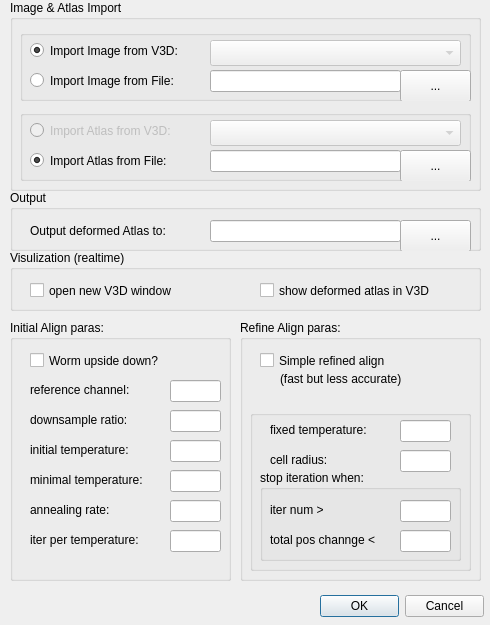
<?xml version="1.0" encoding="UTF-8"?>
<ui version="4.0">
 <class>ParaDialog</class>
 <widget class="QDialog" name="ParaDialog">
  <property name="enabled">
   <bool>true</bool>
  </property>
  <property name="geometry">
   <rect>
    <x>0</x>
    <y>0</y>
    <width>490</width>
    <height>625</height>
   </rect>
  </property>
  <property name="windowTitle">
   <string>Atlas Guided C.elegans Cell Annotation</string>
  </property>
  <widget class="QDialogButtonBox" name="buttonBox">
   <property name="geometry">
    <rect>
     <x>320</x>
     <y>590</y>
     <width>164</width>
     <height>32</height>
    </rect>
   </property>
   <property name="layoutDirection">
    <enum>Qt::LeftToRight</enum>
   </property>
   <property name="orientation">
    <enum>Qt::Horizontal</enum>
   </property>
   <property name="standardButtons">
    <set>QDialogButtonBox::Cancel|QDialogButtonBox::Ok</set>
   </property>
  </widget>
  <widget class="QGroupBox" name="groupBox">
   <property name="geometry">
    <rect>
     <x>20</x>
     <y>30</y>
     <width>451</width>
     <height>71</height>
    </rect>
   </property>
   <property name="title">
    <string/>
   </property>
   <widget class="QRadioButton" name="radioButton_imgv3d">
    <property name="geometry">
     <rect>
      <x>10</x>
      <y>10</y>
      <width>191</width>
      <height>21</height>
     </rect>
    </property>
    <property name="text">
     <string>Import Image from V3D:</string>
    </property>
    <property name="checked">
     <bool>true</bool>
    </property>
   </widget>
   <widget class="QRadioButton" name="radioButton_imgfile">
    <property name="geometry">
     <rect>
      <x>10</x>
      <y>40</y>
      <width>175</width>
      <height>21</height>
     </rect>
    </property>
    <property name="text">
     <string>Import Image from File:</string>
    </property>
    <property name="checked">
     <bool>false</bool>
    </property>
   </widget>
   <widget class="QLineEdit" name="lineEdit_imfile">
    <property name="geometry">
     <rect>
      <x>190</x>
      <y>40</y>
      <width>191</width>
      <height>22</height>
     </rect>
    </property>
   </widget>
   <widget class="QComboBox" name="comboBox_imgv3d">
    <property name="enabled">
     <bool>false</bool>
    </property>
    <property name="geometry">
     <rect>
      <x>190</x>
      <y>10</y>
      <width>251</width>
      <height>26</height>
     </rect>
    </property>
   </widget>
   <widget class="QPushButton" name="pushButton_imgfile">
    <property name="geometry">
     <rect>
      <x>380</x>
      <y>40</y>
      <width>71</width>
      <height>32</height>
     </rect>
    </property>
    <property name="text">
     <string>...</string>
    </property>
   </widget>
  </widget>
  <widget class="QGroupBox" name="groupBox_2">
   <property name="geometry">
    <rect>
     <x>20</x>
     <y>110</y>
     <width>451</width>
     <height>71</height>
    </rect>
   </property>
   <property name="title">
    <string/>
   </property>
   <widget class="QRadioButton" name="radioButton_atlasv3d">
    <property name="enabled">
     <bool>false</bool>
    </property>
    <property name="geometry">
     <rect>
      <x>10</x>
      <y>10</y>
      <width>191</width>
      <height>21</height>
     </rect>
    </property>
    <property name="text">
     <string>Import Atlas from V3D:</string>
    </property>
   </widget>
   <widget class="QRadioButton" name="radioButton_atlasfile">
    <property name="geometry">
     <rect>
      <x>10</x>
      <y>40</y>
      <width>175</width>
      <height>21</height>
     </rect>
    </property>
    <property name="text">
     <string>Import Atlas from File:</string>
    </property>
    <property name="checked">
     <bool>true</bool>
    </property>
   </widget>
   <widget class="QLineEdit" name="lineEdit_atlasfile">
    <property name="geometry">
     <rect>
      <x>190</x>
      <y>40</y>
      <width>191</width>
      <height>22</height>
     </rect>
    </property>
   </widget>
   <widget class="QComboBox" name="comboBox_atlasv3d">
    <property name="enabled">
     <bool>false</bool>
    </property>
    <property name="geometry">
     <rect>
      <x>190</x>
      <y>10</y>
      <width>251</width>
      <height>26</height>
     </rect>
    </property>
   </widget>
   <widget class="QPushButton" name="pushButton_atlasfile">
    <property name="geometry">
     <rect>
      <x>380</x>
      <y>40</y>
      <width>71</width>
      <height>32</height>
     </rect>
    </property>
    <property name="text">
     <string>...</string>
    </property>
   </widget>
  </widget>
  <widget class="QGroupBox" name="groupBox_3">
   <property name="geometry">
    <rect>
     <x>10</x>
     <y>0</y>
     <width>471</width>
     <height>191</height>
    </rect>
   </property>
   <property name="title">
    <string>Image &amp;&amp; Atlas Import</string>
   </property>
  </widget>
  <widget class="QGroupBox" name="groupBox_4">
   <property name="geometry">
    <rect>
     <x>10</x>
     <y>320</y>
     <width>221</width>
     <height>261</height>
    </rect>
   </property>
   <property name="title">
    <string>Initial Align paras:</string>
   </property>
   <widget class="QCheckBox" name="checkBox_wormupsidedown">
    <property name="geometry">
     <rect>
      <x>20</x>
      <y>30</y>
      <width>171</width>
      <height>21</height>
     </rect>
    </property>
    <property name="text">
     <string>Worm upside down?</string>
    </property>
   </widget>
   <widget class="QLineEdit" name="lineEdit_refchannel">
    <property name="geometry">
     <rect>
      <x>160</x>
      <y>60</y>
      <width>51</width>
      <height>22</height>
     </rect>
    </property>
   </widget>
   <widget class="QLabel" name="label_refchannel">
    <property name="geometry">
     <rect>
      <x>20</x>
      <y>60</y>
      <width>131</width>
      <height>20</height>
     </rect>
    </property>
    <property name="text">
     <string>reference channel:</string>
    </property>
   </widget>
   <widget class="QLabel" name="label_downsampleratio">
    <property name="geometry">
     <rect>
      <x>20</x>
      <y>90</y>
      <width>131</width>
      <height>20</height>
     </rect>
    </property>
    <property name="text">
     <string>downsample ratio:</string>
    </property>
   </widget>
   <widget class="QLabel" name="label_temperature_ini">
    <property name="geometry">
     <rect>
      <x>20</x>
      <y>120</y>
      <width>131</width>
      <height>20</height>
     </rect>
    </property>
    <property name="text">
     <string>initial temperature:</string>
    </property>
   </widget>
   <widget class="QLabel" name="label_temperature_min">
    <property name="geometry">
     <rect>
      <x>20</x>
      <y>150</y>
      <width>141</width>
      <height>20</height>
     </rect>
    </property>
    <property name="text">
     <string>minimal temperature:</string>
    </property>
   </widget>
   <widget class="QLabel" name="label_annealingrate">
    <property name="geometry">
     <rect>
      <x>20</x>
      <y>180</y>
      <width>131</width>
      <height>20</height>
     </rect>
    </property>
    <property name="text">
     <string>annealing rate:</string>
    </property>
   </widget>
   <widget class="QLabel" name="label_iter_pertemp">
    <property name="geometry">
     <rect>
      <x>20</x>
      <y>210</y>
      <width>141</width>
      <height>20</height>
     </rect>
    </property>
    <property name="text">
     <string>iter per temperature:</string>
    </property>
   </widget>
   <widget class="QLineEdit" name="lineEdit_downsampleratio">
    <property name="geometry">
     <rect>
      <x>160</x>
      <y>90</y>
      <width>51</width>
      <height>22</height>
     </rect>
    </property>
   </widget>
   <widget class="QLineEdit" name="lineEdit_temp_ini">
    <property name="geometry">
     <rect>
      <x>160</x>
      <y>120</y>
      <width>51</width>
      <height>22</height>
     </rect>
    </property>
   </widget>
   <widget class="QLineEdit" name="lineEdit_temp_min">
    <property name="geometry">
     <rect>
      <x>160</x>
      <y>150</y>
      <width>51</width>
      <height>22</height>
     </rect>
    </property>
   </widget>
   <widget class="QLineEdit" name="lineEdit_annealingrate">
    <property name="geometry">
     <rect>
      <x>160</x>
      <y>180</y>
      <width>51</width>
      <height>22</height>
     </rect>
    </property>
   </widget>
   <widget class="QLineEdit" name="lineEdit_niter_pertemp">
    <property name="geometry">
     <rect>
      <x>160</x>
      <y>210</y>
      <width>51</width>
      <height>22</height>
     </rect>
    </property>
   </widget>
  </widget>
  <widget class="QGroupBox" name="groupBox_5">
   <property name="geometry">
    <rect>
     <x>240</x>
     <y>320</y>
     <width>241</width>
     <height>261</height>
    </rect>
   </property>
   <property name="title">
    <string>Refine Align paras:</string>
   </property>
   <widget class="QCheckBox" name="checkBox_refinealign_simple">
    <property name="geometry">
     <rect>
      <x>20</x>
      <y>30</y>
      <width>201</width>
      <height>21</height>
     </rect>
    </property>
    <property name="text">
     <string>Simple refined align</string>
    </property>
   </widget>
   <widget class="QGroupBox" name="groupBox_7">
    <property name="geometry">
     <rect>
      <x>10</x>
      <y>90</y>
      <width>221</width>
      <height>161</height>
     </rect>
    </property>
    <property name="title">
     <string/>
    </property>
    <widget class="QGroupBox" name="groupBox_6">
     <property name="geometry">
      <rect>
       <x>10</x>
       <y>60</y>
       <width>201</width>
       <height>91</height>
      </rect>
     </property>
     <property name="title">
      <string>stop iteration when:</string>
     </property>
     <widget class="QLabel" name="label_9">
      <property name="geometry">
       <rect>
        <x>10</x>
        <y>30</y>
        <width>91</width>
        <height>20</height>
       </rect>
      </property>
      <property name="text">
       <string>iter num &gt; </string>
      </property>
     </widget>
     <widget class="QLineEdit" name="lineEdit_ref_maxiter">
      <property name="geometry">
       <rect>
        <x>140</x>
        <y>30</y>
        <width>51</width>
        <height>22</height>
       </rect>
      </property>
     </widget>
     <widget class="QLineEdit" name="lineEdit_ref_minposchange">
      <property name="geometry">
       <rect>
        <x>140</x>
        <y>60</y>
        <width>51</width>
        <height>22</height>
       </rect>
      </property>
     </widget>
     <widget class="QLabel" name="label_10">
      <property name="geometry">
       <rect>
        <x>10</x>
        <y>60</y>
        <width>141</width>
        <height>20</height>
       </rect>
      </property>
      <property name="text">
       <string>total pos channge &lt; </string>
      </property>
     </widget>
    </widget>
    <widget class="QLineEdit" name="lineEdit_ref_cellradius">
     <property name="geometry">
      <rect>
       <x>150</x>
       <y>40</y>
       <width>51</width>
       <height>22</height>
      </rect>
     </property>
    </widget>
    <widget class="QLabel" name="label_7">
     <property name="geometry">
      <rect>
       <x>20</x>
       <y>10</y>
       <width>131</width>
       <height>20</height>
      </rect>
     </property>
     <property name="text">
      <string>fixed temperature:</string>
     </property>
    </widget>
    <widget class="QLineEdit" name="lineEdit_ref_temperature">
     <property name="geometry">
      <rect>
       <x>150</x>
       <y>10</y>
       <width>51</width>
       <height>22</height>
      </rect>
     </property>
    </widget>
    <widget class="QLabel" name="label_8">
     <property name="geometry">
      <rect>
       <x>20</x>
       <y>40</y>
       <width>131</width>
       <height>20</height>
      </rect>
     </property>
     <property name="text">
      <string>cell radius:</string>
     </property>
    </widget>
   </widget>
   <widget class="QLabel" name="label_11">
    <property name="geometry">
     <rect>
      <x>40</x>
      <y>50</y>
      <width>151</width>
      <height>17</height>
     </rect>
    </property>
    <property name="text">
     <string>(fast but less accurate)</string>
    </property>
   </widget>
  </widget>
  <widget class="QGroupBox" name="groupBox_8">
   <property name="geometry">
    <rect>
     <x>10</x>
     <y>190</y>
     <width>471</width>
     <height>61</height>
    </rect>
   </property>
   <property name="title">
    <string>Output</string>
   </property>
   <widget class="QLabel" name="label_12">
    <property name="geometry">
     <rect>
      <x>20</x>
      <y>30</y>
      <width>171</width>
      <height>21</height>
     </rect>
    </property>
    <property name="text">
     <string>Output deformed Atlas to:</string>
    </property>
   </widget>
   <widget class="QLineEdit" name="lineEdit_atlas_output">
    <property name="geometry">
     <rect>
      <x>200</x>
      <y>30</y>
      <width>191</width>
      <height>22</height>
     </rect>
    </property>
   </widget>
   <widget class="QPushButton" name="pushButton_atlas_output">
    <property name="geometry">
     <rect>
      <x>390</x>
      <y>30</y>
      <width>71</width>
      <height>32</height>
     </rect>
    </property>
    <property name="text">
     <string>...</string>
    </property>
   </widget>
  </widget>
  <widget class="QGroupBox" name="groupBox_9">
   <property name="geometry">
    <rect>
     <x>10</x>
     <y>250</y>
     <width>471</width>
     <height>61</height>
    </rect>
   </property>
   <property name="title">
    <string>Visulization (realtime)</string>
   </property>
   <widget class="QCheckBox" name="checkBox_showV3D_img">
    <property name="geometry">
     <rect>
      <x>20</x>
      <y>30</y>
      <width>181</width>
      <height>21</height>
     </rect>
    </property>
    <property name="text">
     <string>open new V3D window</string>
    </property>
   </widget>
   <widget class="QCheckBox" name="checkBox_showV3D_pts">
    <property name="geometry">
     <rect>
      <x>250</x>
      <y>30</y>
      <width>211</width>
      <height>21</height>
     </rect>
    </property>
    <property name="text">
     <string>show deformed atlas in V3D</string>
    </property>
   </widget>
  </widget>
  <zorder>groupBox_3</zorder>
  <zorder>buttonBox</zorder>
  <zorder>groupBox</zorder>
  <zorder>groupBox_2</zorder>
  <zorder>groupBox_4</zorder>
  <zorder>groupBox_5</zorder>
  <zorder>groupBox_8</zorder>
  <zorder>groupBox_9</zorder>
 </widget>
 <resources/>
 <connections>
  <connection>
   <sender>buttonBox</sender>
   <signal>accepted()</signal>
   <receiver>ParaDialog</receiver>
   <slot>accept()</slot>
   <hints>
    <hint type="sourcelabel">
     <x>320</x>
     <y>590</y>
    </hint>
    <hint type="destinationlabel">
     <x>157</x>
     <y>274</y>
    </hint>
   </hints>
  </connection>
  <connection>
   <sender>buttonBox</sender>
   <signal>rejected()</signal>
   <receiver>ParaDialog</receiver>
   <slot>reject()</slot>
   <hints>
    <hint type="sourcelabel">
     <x>320</x>
     <y>590</y>
    </hint>
    <hint type="destinationlabel">
     <x>286</x>
     <y>274</y>
    </hint>
   </hints>
  </connection>
  <connection>
   <sender>radioButton_imgv3d</sender>
   <signal>toggled(bool)</signal>
   <receiver>comboBox_imgv3d</receiver>
   <slot>setEnabled(bool)</slot>
   <hints>
    <hint type="sourcelabel">
     <x>160</x>
     <y>49</y>
    </hint>
    <hint type="destinationlabel">
     <x>274</x>
     <y>44</y>
    </hint>
   </hints>
  </connection>
  <connection>
   <sender>radioButton_imgfile</sender>
   <signal>toggled(bool)</signal>
   <receiver>lineEdit_imfile</receiver>
   <slot>setEnabled(bool)</slot>
   <hints>
    <hint type="sourcelabel">
     <x>106</x>
     <y>85</y>
    </hint>
    <hint type="destinationlabel">
     <x>290</x>
     <y>84</y>
    </hint>
   </hints>
  </connection>
  <connection>
   <sender>radioButton_imgfile</sender>
   <signal>toggled(bool)</signal>
   <receiver>pushButton_imgfile</receiver>
   <slot>setEnabled(bool)</slot>
   <hints>
    <hint type="sourcelabel">
     <x>91</x>
     <y>85</y>
    </hint>
    <hint type="destinationlabel">
     <x>434</x>
     <y>95</y>
    </hint>
   </hints>
  </connection>
  <connection>
   <sender>checkBox_refinealign_simple</sender>
   <signal>toggled(bool)</signal>
   <receiver>label_8</receiver>
   <slot>setHidden(bool)</slot>
   <hints>
    <hint type="sourcelabel">
     <x>414</x>
     <y>366</y>
    </hint>
    <hint type="destinationlabel">
     <x>313</x>
     <y>461</y>
    </hint>
   </hints>
  </connection>
  <connection>
   <sender>checkBox_refinealign_simple</sender>
   <signal>toggled(bool)</signal>
   <receiver>lineEdit_ref_cellradius</receiver>
   <slot>setHidden(bool)</slot>
   <hints>
    <hint type="sourcelabel">
     <x>444</x>
     <y>361</y>
    </hint>
    <hint type="destinationlabel">
     <x>444</x>
     <y>460</y>
    </hint>
   </hints>
  </connection>
 </connections>
</ui>
